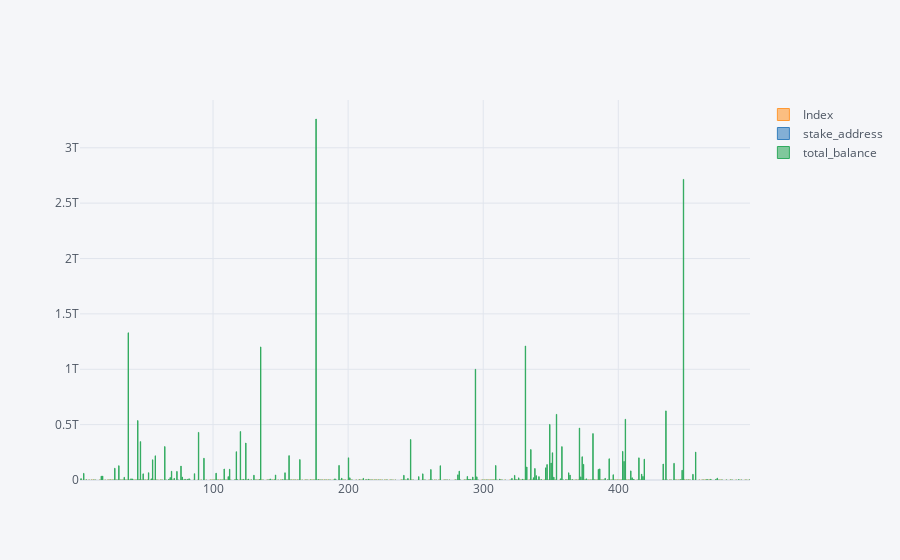

Source (notebook cell):
### Code cell
fig = acc.iplot(kind='bar')

### Figure 1 — Plotly figure (JSON) as saved in the notebook; plotly's stock layout.template omitted (floating-point values rounded to 4 significant figures; data arrays with more than 128 entries replaced by an {"elided": "..."} marker saying what was removed)
{"data": [{"marker": {"color": "rgba(255, 153, 51, 0.6)", "line": {"color": "rgba(255, 153, 51, 1.0)", "width": 1}}, "name": "Index", "orientation": "v", "text": "", "type": "bar", "x": {"elided": "381 int values"}, "y": {"elided": "381 int values"}}, {"marker": {"color": "rgba(55, 128, 191, 0.6)", "line": {"color": "rgba(55, 128, 191, 1.0)", "width": 1}}, "name": "stake_address", "orientation": "v", "text": "", "type": "bar", "x": {"elided": "381 int values"}, "y": {"elided": "381 str values"}}, {"marker": {"color": "rgba(50, 171, 96, 0.6)", "line": {"color": "rgba(50, 171, 96, 1.0)", "width": 1}}, "name": "total_balance", "orientation": "v", "text": "", "type": "bar", "x": {"elided": "381 int values"}, "y": {"elided": "381 int values"}}], "layout": {"legend": {"bgcolor": "#F5F6F9", "font": {"color": "#4D5663"}}, "paper_bgcolor": "#F5F6F9", "plot_bgcolor": "#F5F6F9", "title": {"font": {"color": "#4D5663"}}, "xaxis": {"gridcolor": "#E1E5ED", "showgrid": true, "tickfont": {"color": "#4D5663"}, "title": {"font": {"color": "#4D5663"}, "text": ""}, "zerolinecolor": "#E1E5ED"}, "yaxis": {"gridcolor": "#E1E5ED", "showgrid": true, "tickfont": {"color": "#4D5663"}, "title": {"font": {"color": "#4D5663"}, "text": ""}, "zerolinecolor": "#E1E5ED"}}}
